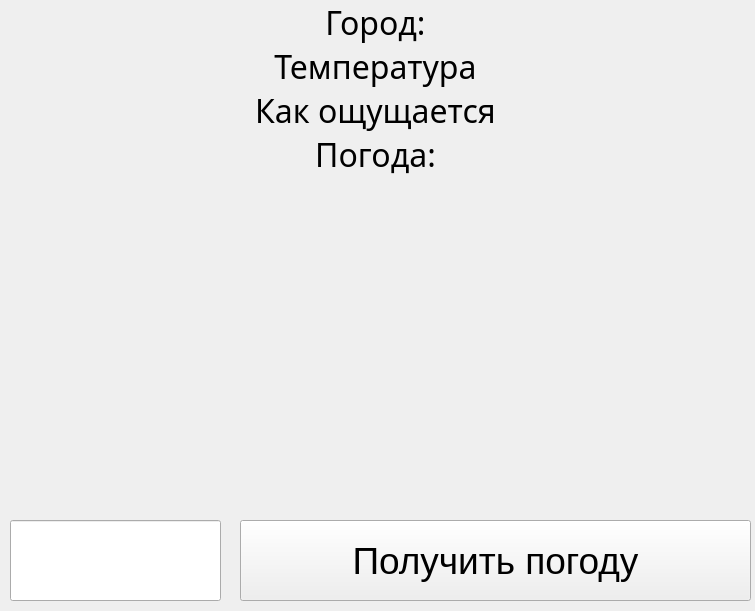
<?xml version="1.0" encoding="UTF-8"?>
<ui version="4.0">
 <class>MainWindow</class>
 <widget class="QMainWindow" name="MainWindow">
  <property name="geometry">
   <rect>
    <x>0</x>
    <y>0</y>
    <width>755</width>
    <height>611</height>
   </rect>
  </property>
  <property name="windowTitle">
   <string>MainWindow</string>
  </property>
  <widget class="QWidget" name="centralwidget">
   <widget class="QPushButton" name="buttonGetWeather">
    <property name="geometry">
     <rect>
      <x>240</x>
      <y>520</y>
      <width>511</width>
      <height>81</height>
     </rect>
    </property>
    <property name="font">
     <font>
      <pointsize>28</pointsize>
     </font>
    </property>
    <property name="text">
     <string>Получить погоду</string>
    </property>
   </widget>
   <widget class="QLineEdit" name="lineEditWeather">
    <property name="geometry">
     <rect>
      <x>10</x>
      <y>520</y>
      <width>211</width>
      <height>81</height>
     </rect>
    </property>
    <property name="font">
     <font>
      <family>MS Sans Serif</family>
      <pointsize>20</pointsize>
     </font>
    </property>
   </widget>
   <widget class="QLabel" name="weatherLabel">
    <property name="geometry">
     <rect>
      <x>0</x>
      <y>0</y>
      <width>751</width>
      <height>511</height>
     </rect>
    </property>
    <property name="font">
     <font>
      <family>MingLiU-ExtB</family>
      <pointsize>24</pointsize>
      <bold>false</bold>
     </font>
    </property>
    <property name="layoutDirection">
     <enum>Qt::LeftToRight</enum>
    </property>
    <property name="autoFillBackground">
     <bool>true</bool>
    </property>
    <property name="text">
     <string>Город:
Температура
Как ощущается
Погода:</string>
    </property>
    <property name="alignment">
     <set>Qt::AlignHCenter|Qt::AlignTop</set>
    </property>
   </widget>
  </widget>
 </widget>
 <resources/>
 <connections/>
</ui>
